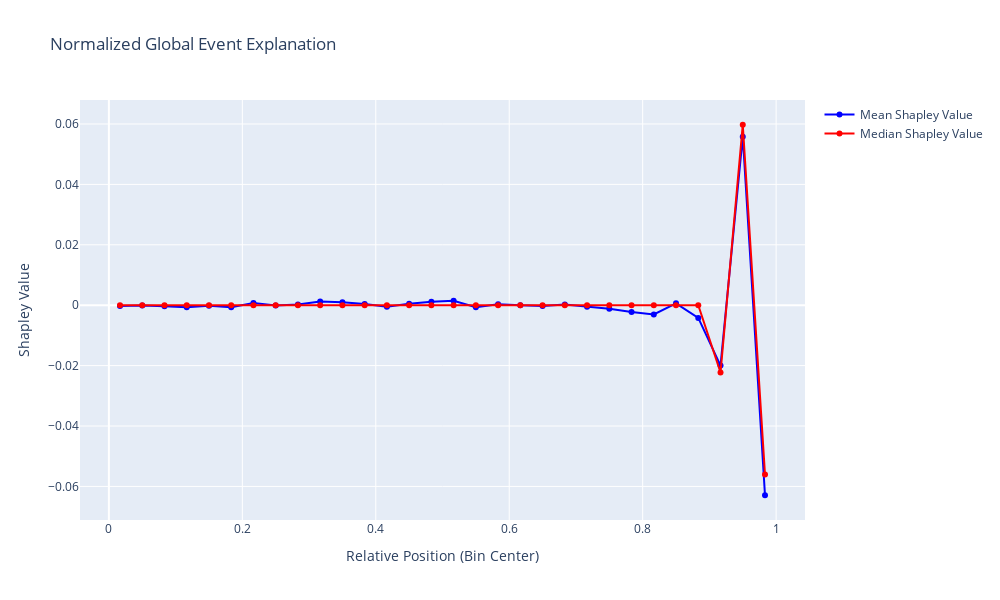

Source (notebook cell):
### Code cell
global_event_chart = plot_event_explanation(event_data_bin, relative=True)
global_event_chart.show()

### Figure 1 — Plotly figure (JSON) as saved in the notebook; plotly's stock layout.template omitted (floating-point values rounded to 4 significant figures)
{"data": [{"line": {"color": "blue"}, "marker": {"color": "blue"}, "mode": "lines+markers", "name": "Mean Shapley Value", "type": "scatter", "x": [0.01667, 0.05, 0.08333, 0.1167, 0.15, 0.1833, 0.2167, 0.25, 0.2833, 0.3167, 0.35, 0.3833, 0.4167, 0.45, 0.4833, 0.5167, 0.55, 0.5833, 0.6167, 0.65, 0.6833, 0.7167, 0.75, 0.7833, 0.8167, 0.85, 0.8833, 0.9167, 0.95, 0.9833], "y": [-0.0002922, -6.872e-05, -0.0003399, -0.0006525, -0.0002193, -0.0006735, 0.0007646, -9.083e-05, 0.0002091, 0.001191, 0.001005, 0.0004299, -0.0005127, 0.0004884, 0.001121, 0.001469, -0.0006777, 0.0003231, -4.158e-05, -0.000234, 0.0002134, -0.0005406, -0.001182, -0.002267, -0.003047, 0.0006264, -0.004194, -0.01999, 0.0558, -0.06292]}, {"line": {"color": "red"}, "marker": {"color": "red"}, "mode": "lines+markers", "name": "Median Shapley Value", "type": "scatter", "x": [0.01667, 0.05, 0.08333, 0.1167, 0.15, 0.1833, 0.2167, 0.25, 0.2833, 0.3167, 0.35, 0.3833, 0.4167, 0.45, 0.4833, 0.5167, 0.55, 0.5833, 0.6167, 0.65, 0.6833, 0.7167, 0.75, 0.7833, 0.8167, 0.85, 0.8833, 0.9167, 0.95, 0.9833], "y": [0.0, 0.0, 0.0, 0.0, 0.0, 0.0, 0.0, 0.0, 0.0, 0.0, 0.0, 0.0, 0.0, 0.0, 0.0, 0.0, 0.0, 0.0, 0.0, 0.0, 0.0, 0.0, 0.0, 0.0, 0.0, 0.0, 0.0, -0.0223, 0.05975, -0.05604]}], "layout": {"height": 600, "title": {"text": "Normalized Global Event Explanation"}, "width": 1000, "xaxis": {"title": {"text": "Relative Position (Bin Center)"}}, "yaxis": {"title": {"text": "Shapley Value"}}}}
